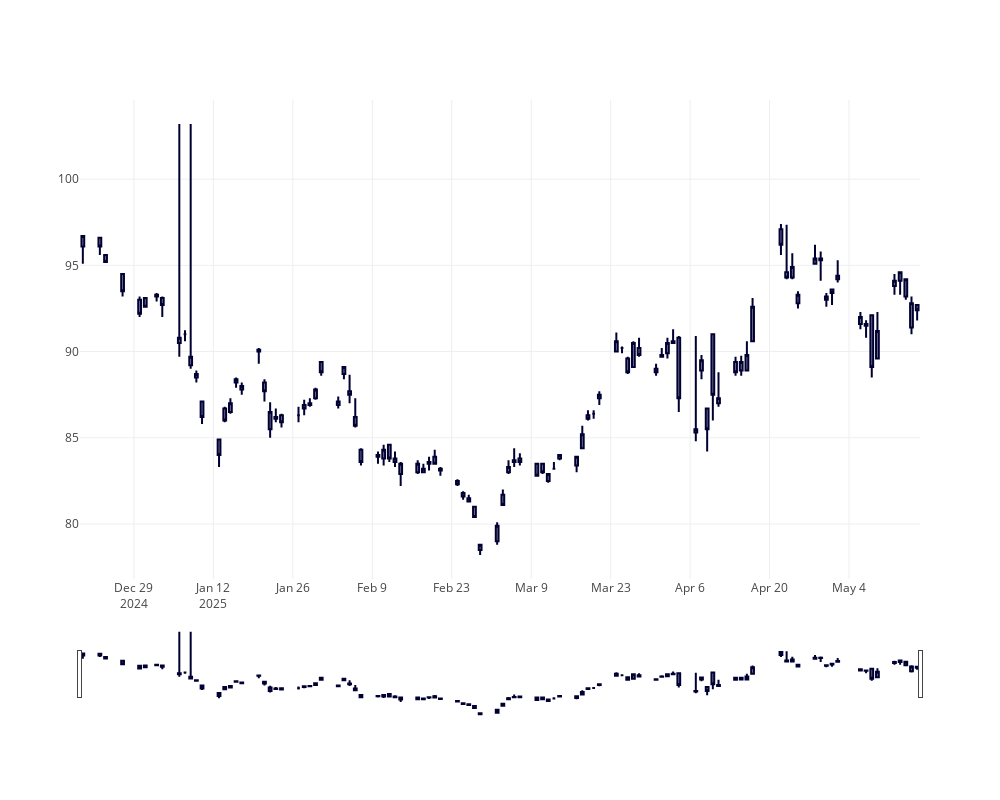

Notebook code for this chart:
### Code cell
fig = go.Figure(
    data=[
        go.Candlestick(
            x=res1.index,
            open=res1["1. open"],
            high=res1["2. high"],
            low=res1["3. low"],
            close=res1["4. close"],
        )
    ]
)
fig.update_layout({"width": 1000, "height": 800})

fig.show()
